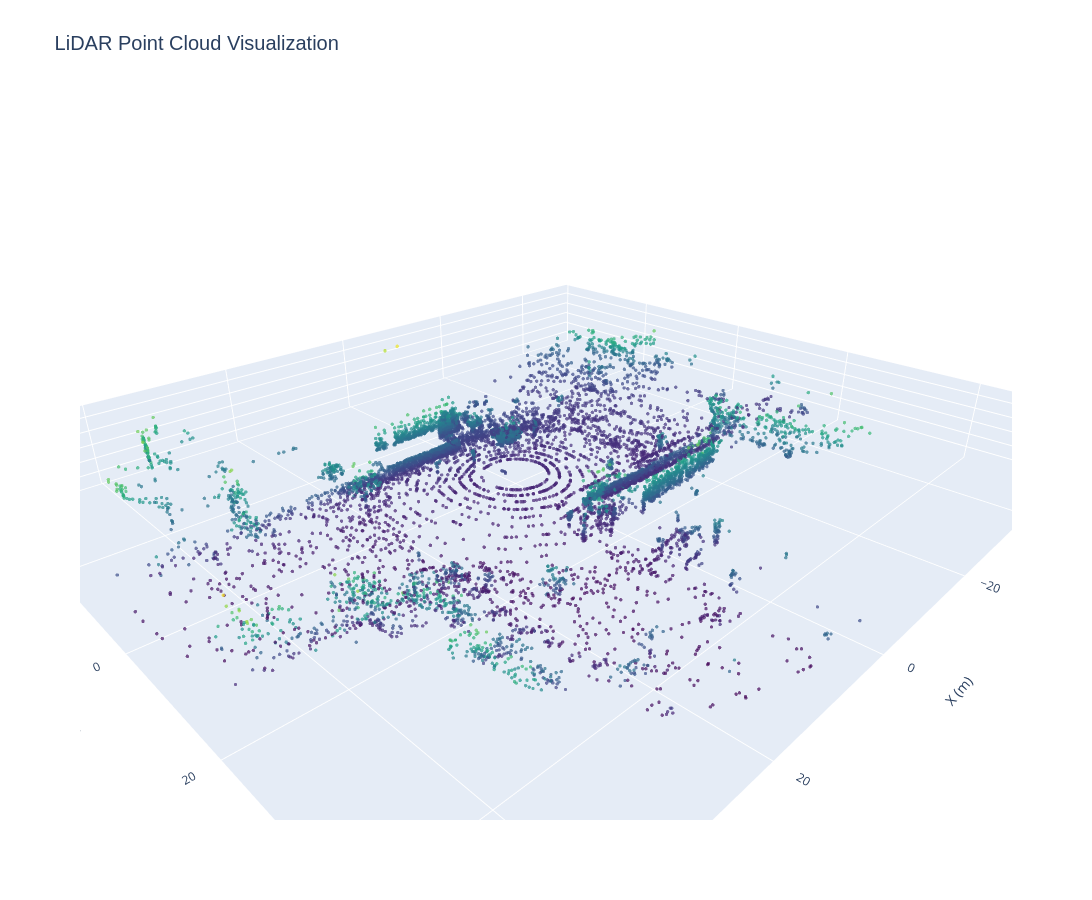

Write notebook code for a chart like this one.
### Markdown cell above
## Visualize one frame

### Code cell
fig = draw_lidar_cloud(filtered_points)
# Show the plot
fig.show()

### Figure 1 — Plotly figure (JSON) as saved in the notebook; plotly's stock layout.template omitted (floating-point values rounded to 4 significant figures; data arrays with more than 128 entries replaced by an {"elided": "..."} marker saying what was removed)
{"data": [{"marker": {"color": {"elided": "10000 float values"}, "colorscale": [[0, "#440154"], [0.1111, "#482878"], [0.2222, "#3e4989"], [0.3333, "#31688e"], [0.4444, "#26828e"], [0.5556, "#1f9e89"], [0.6667, "#35b779"], [0.7778, "#6ece58"], [0.8889, "#b5de2b"], [1, "#fde725"]], "opacity": 0.7, "size": 2}, "mode": "markers", "name": "LiDAR Points", "type": "scatter3d", "x": {"elided": "10000 float values"}, "y": {"elided": "10000 float values"}, "z": {"elided": "10000 float values"}}], "layout": {"height": 900, "scene": {"aspectmode": "data", "camera": {"eye": {"x": 1.5, "y": 1.5, "z": 1}}, "xaxis": {"title": {"text": "X (m)"}}, "yaxis": {"title": {"text": "Y (m)"}}, "zaxis": {"title": {"text": "Z (m)"}}}, "title": {"font": {"family": "Arial", "size": 20}, "text": "LiDAR Point Cloud Visualization"}, "width": 1200}}
